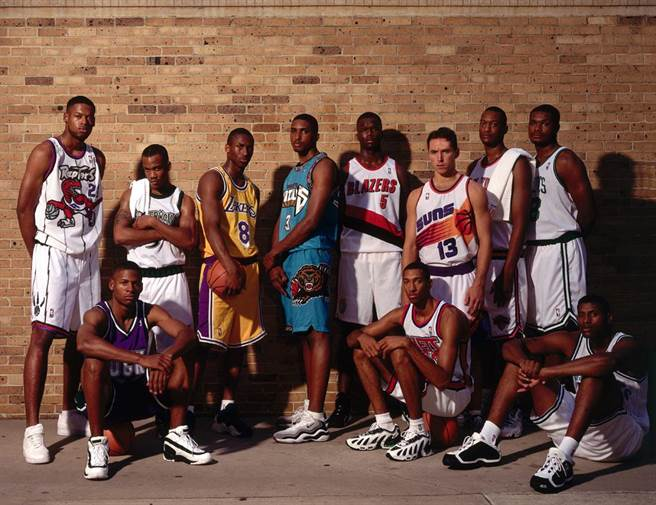
#> input picture AssignmentFour/NBA.jpg, 656 x 505 px
$ python PartII_Q5.py
#> lines starting #> are read from the running program, lines starting #| are printed output that depends on the picture; after the words box and inside, x2 and y2 are one past the last pixel; in counts of white or black regions, pixels touching at a corner belong together
#!/usr/bin/python
# -*- coding:utf-8 -*-
'''
I do test THREE different factors which
may affect the results of face detector.
Factor A: number of faces in a single image.
Factor B: shadow(light) on the surface of face.
Factor C: the quality of image.
'''

import cv2

testA = 'NBA.jpg'  # to test the factor A.
testB = 'shadow.jpg'  # to test the factor B.
testC = 'blur.jpg'  # to test the factor C.


def detect_face(img_name):
#> called with img_name = 'NBA.jpg'
	face_cascade = cv2.CascadeClassifier('haarcascade_frontalface_default.xml')
	# 'haarcascade_frontalface_default.xml' is provided by opencv, you can find it ine the opencv folder
	img = cv2.imread(img_name)
#> img is the input picture: shape (505, 656, 3); mean B, G, R 71.5, 82.4, 113.4
	gray = cv2.cvtColor(img, cv2.COLOR_BGR2GRAY)
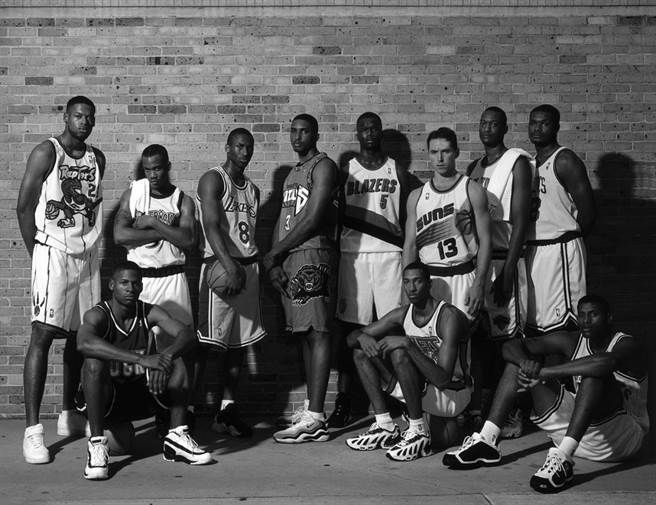
#> gray: shape (505, 656); min 0, max 255, mean 90.4
	faces = face_cascade.detectMultiScale(gray)
#> faces = [[69, 105, 28, 28], [525, 112, 29, 29], [283, 119, 31, 31], [222, 135, 29, 29], [424, 140, 33, 33], [398, 269, 30, 30], [573, 303, 29, 29], [20, 425, 28, 28], [356, 119, 28, 28], [90, 235, 109, 109]]
	if not len(faces):
		print('no face detected for', img_name)
	else:
		print(len(faces), 'faces detected for', img_name)
#| 10 faces detected for NBA.jpg

		for (x, y, w, h) in faces:
			cv2.rectangle(img, (x, y), (x + w, y + h), (255, 0, 0), 2)
#> this loop made 10 passes
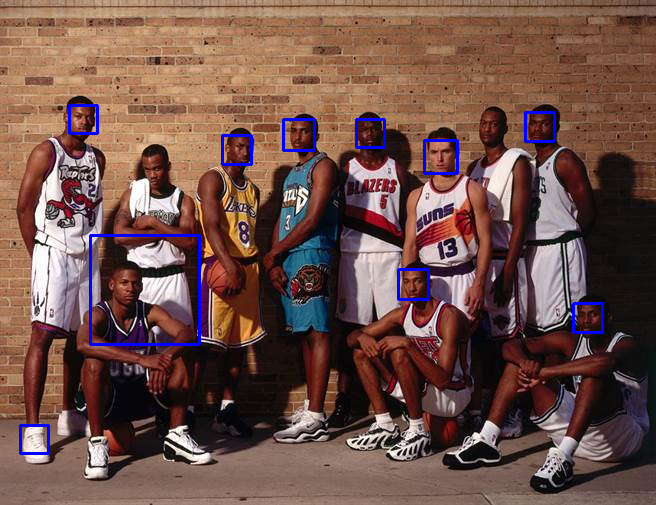
#> img: shape (505, 656, 3); 1.34% of pixels changed, all inside (x1, y1, x2, y2) = (19, 104, 604, 455)

		cv2.imwrite(img_name[:-4] + '_result' + img_name[-4:], img)


if __name__ == '__main__':
	detect_face(testA)
	detect_face(testB)
#> call 2 of detect_face, with img_name = 'shadow.jpg'
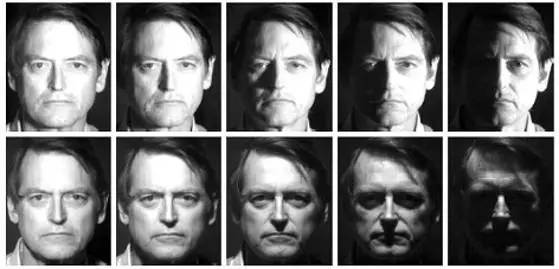
#> input picture AssignmentFour/shadow.jpg, 559 x 269 px
#> in detect_face, img is the input picture: shape (269, 559, 3); min 0, max 255, mean 107.2
#> in detect_face (call 2), `faces = face_cascade.detectMultiScale(gray)`: faces = [[13, 163, 90, 90], [123, 162, 91, 91], [122, 28, 97, 97], [233, 162, 93, 93], [14, 30, 91, 91], [235, 29, 93, 93], [346, 30, 94, 94], [454, 29, 92, 92], [342, 161, 96, 96], [450, 155, 106, 106]]
#| 10 faces detected for shadow.jpg
#> the loop in detect_face (call 2), `for (x, y, w, h) in faces:` made 10 passes
#> after the loop in detect_face (call 2), `for (x, y, w, h) in faces:`:
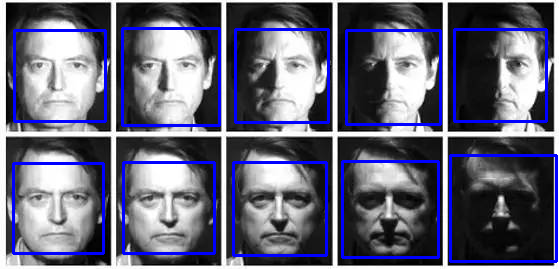
#> img: shape (269, 559, 3); 7.5% of pixels changed, all inside (x1, y1, x2, y2) = (12, 27, 558, 263)
	detect_face(testC)
#> call 3 of detect_face, with img_name = 'blur.jpg'
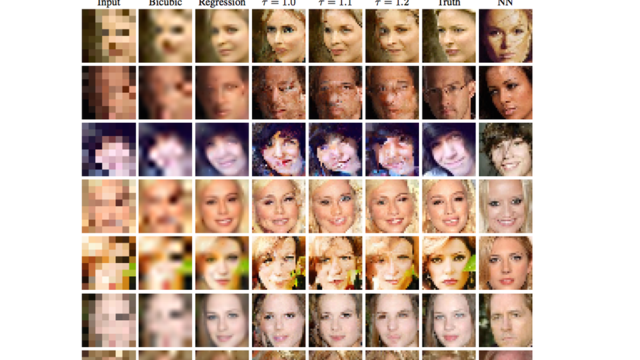
#> input picture AssignmentFour/blur.jpg, 640 x 360 px
#> in detect_face, img is the input picture: shape (360, 640, 3); mean B, G, R 161.1, 175.3, 199
#> in detect_face (call 3), `gray = cv2.cvtColor(img, cv2.COLOR_BGR2GRAY)`:
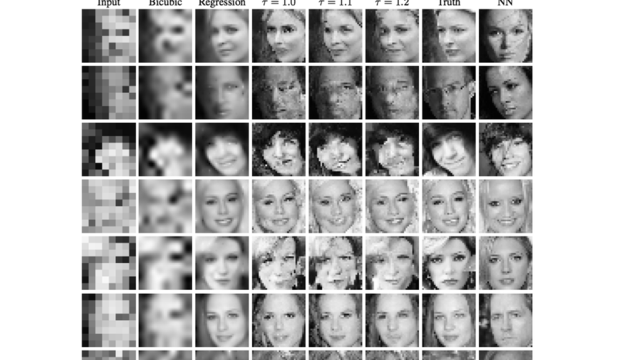
#> gray: shape (360, 640); min 0, max 255, mean 180.7
#> in detect_face (call 3), `faces = face_cascade.detectMultiScale(gray)`: faces = 34 rows, first 6: [252, 179, 55, 55], [482, 240, 50, 50], [482, 298, 49, 49], [312, 11, 52, 52], [254, 10, 52, 52], [425, 298, 50, 50]
#| 34 faces detected for blur.jpg
#> the loop in detect_face (call 3), `for (x, y, w, h) in faces:` made 34 passes
#> (x, y, w, h) on passes 1 to 12: (252, 179, 55, 55), (482, 240, 50, 50), (482, 298, 49, 49), (312, 11, 52, 52), (254, 10, 52, 52), (425, 298, 50, 50), (310, 297, 53, 53), (199, 11, 51, 51), (197, 182, 52, 52), (307, 239, 54, 54), (197, 297, 53, 53), (254, 297, 52, 52)
#> after the loop in detect_face (call 3), `for (x, y, w, h) in faces:`:
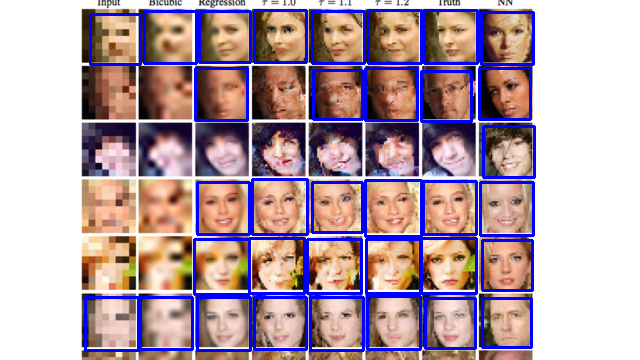
#> img: shape (360, 640, 3); 9.03% of pixels changed, all inside (x1, y1, x2, y2) = (84, 9, 536, 352)

'''
The results say that:

As for factor A(number of faces in a single image):
actually on the whole, it works well, but some faces were ignored, I guess
that the differences between poses is the main reason.Cuz in shadow.jpg, there're
also many faces, but the detector works quite well.

As for factor B(shadow(light) on the surface of face.):
except for the last one, which is badly lack of light, other heads were detected well.
So it means the shadow really does effects for the performence of face detectors.

As for factor C(the quality of image):
blur.jpg has kinds of faces in different quality levels.
and the result shows that faces in bad quality are usually undetected,
but some exceptions also exist, which really confused me.
'''
